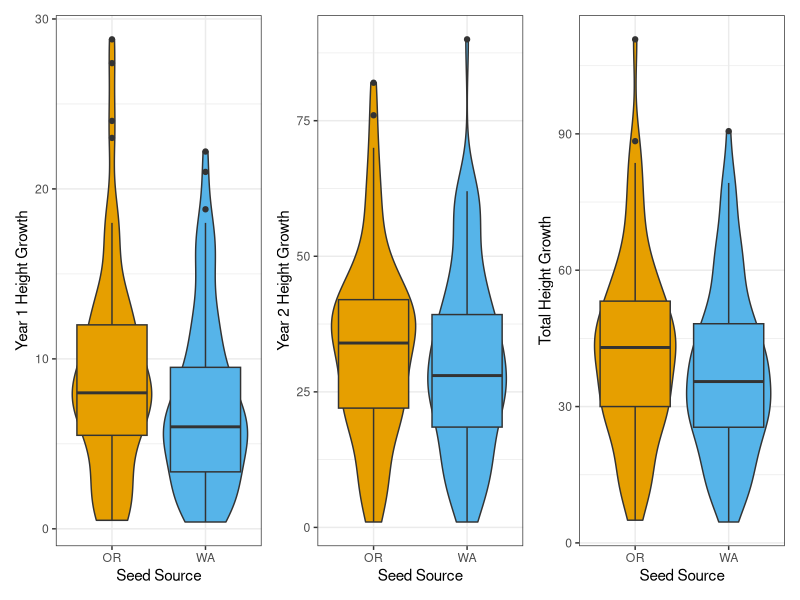
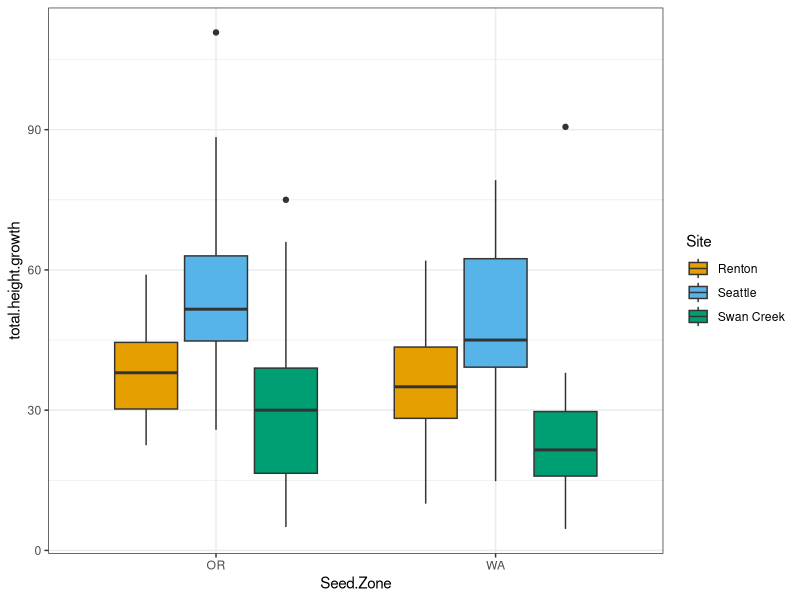
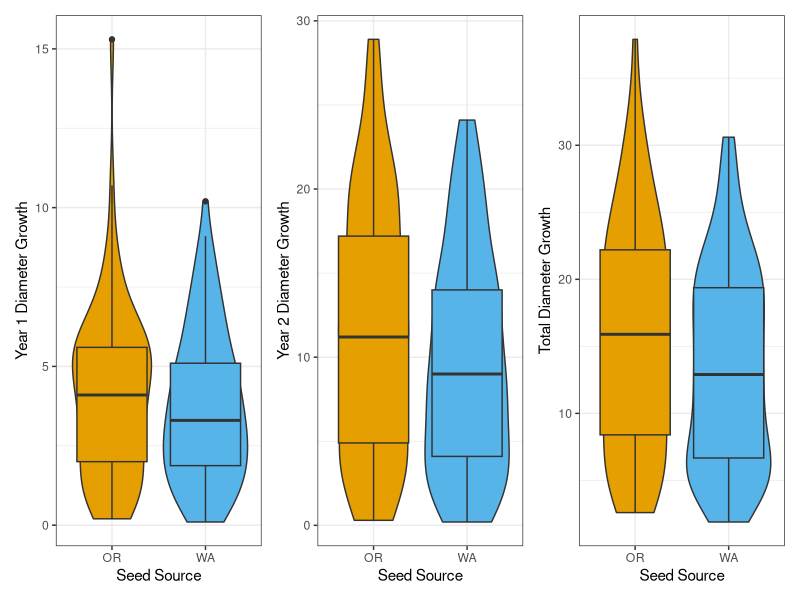
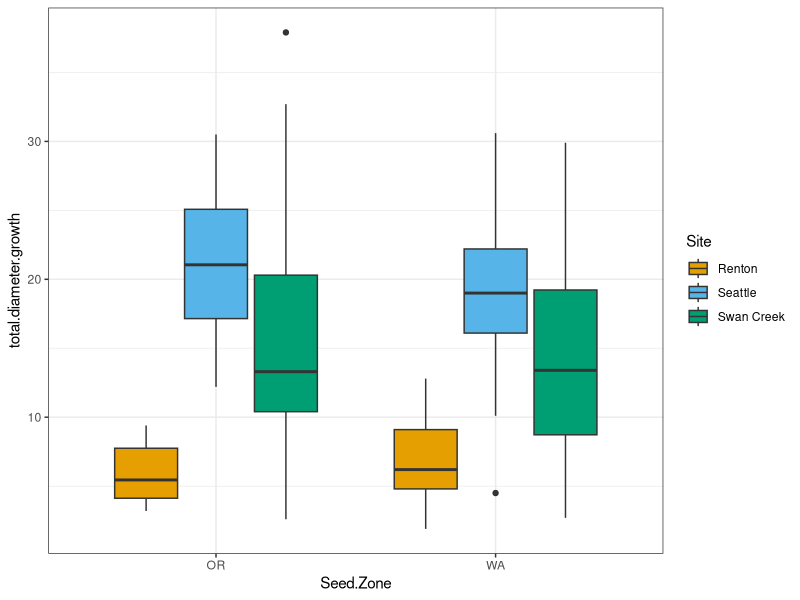
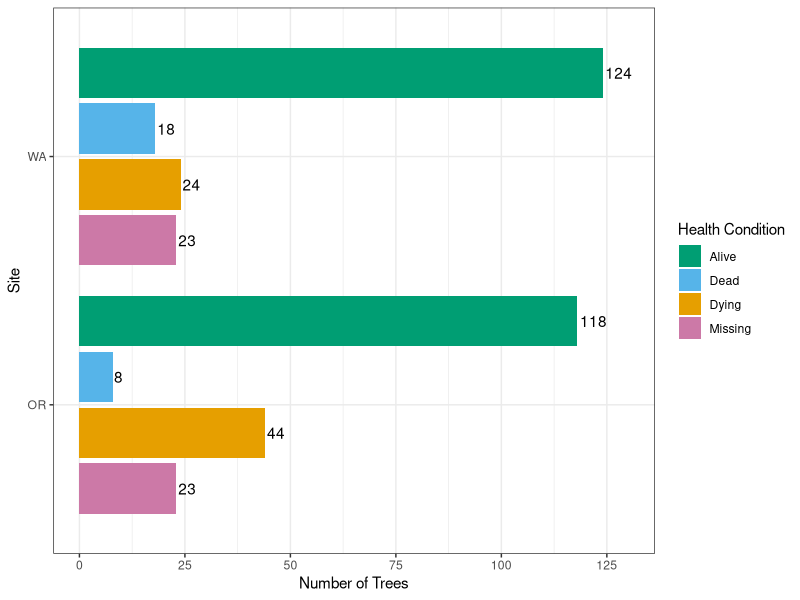
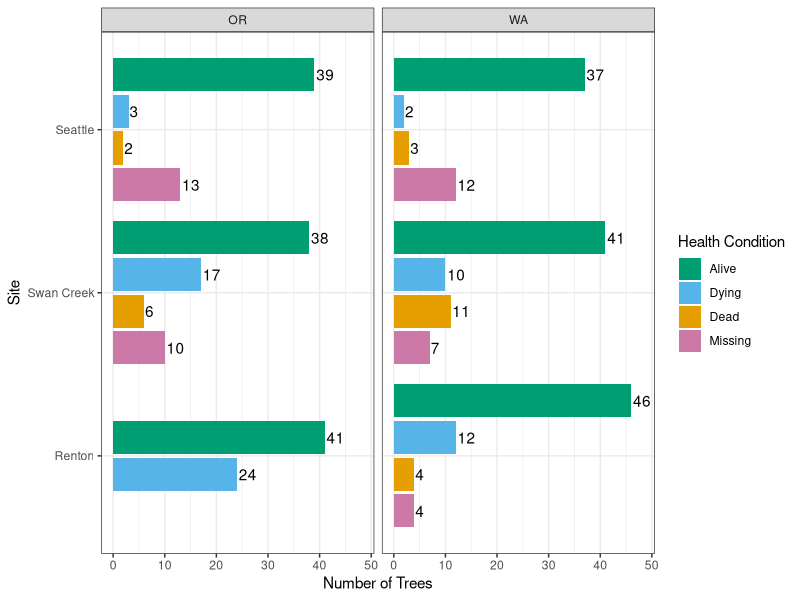

These charts were generated, in order, by the following R code:
## ---- chunk 1
knitr::opts_chunk$set(echo = FALSE)
## ---- chunk 2
library(tidyverse)
library(kableExtra)
library(patchwork)
## ---- chunk 3
#2023 changes made in excel 
#y1$Seed.Zone[y1$Seed.Zone=="WA "] <- "WA"
#y1$X2022.Tree.Height..cm.[y1$X2022.Tree.Height..cm.==5408] <- 54.8
#y1$X2022.Tree.Diameter..mm.[y1$X2022.Tree.Diameter..mm.==110.0] <- 11
#y2$X2023.Tree.Diameter..mm.[y2X2022.Tree.Diameter..mm.==123] <- 12.3
#y2$X2023.Tree.Diameter..mm.[y2X2022.Tree.Diameter..mm.==135] <- 13.5

#2023 seattle OR data skipped tree number 14, moved 15, 16, 17 measurements up. 8 was missing
#2023 seattle OR site was missing trees 42 and 43, but recorded trees 39-41 in 2023 were better fit for previous 2022 measurements for 41-43. However, trees were in different row. very confused. Wondering if trees OR42 and OR43 actually got moved to end of OR31 row somehow after site was mapped? 
#2023 seattle OR last row trees 42,43, 46 and 50 were missing. However, tree number 45 fit better with tree 46, feeling confident tree recorded as 45 was actually 46, and 47 was actually missing because trees 47-49 were actually trees 48-50, adjusted
#2023 Swan Creek WA #141 included a 40cm height increase, which must be a mistake. Recommend excluding all trees with greater than 30cm height increases from first analyses. 
#2023 Swan Creek WA #171 included a 70cm height increase, which must be a mistake. Recommend excluding all trees with greater than 30cm height increases from first analyses. 
## ---- chunk 4
y1 <- read.csv("./data/2022 Measurements.csv")
y2 <- read.csv("./data/2023 Measurements.csv")
y3 <- read.csv("./data/2024 Measurementsv3.csv")

y1$Measurement.Year <- 2022
y2$Measurement.Year <- 2023
y3$Measurement.Year <- 2024

y1 <- y1 %>% mutate(Temp.Tree.Number = row_number())

y1 <- y1 %>% select(-c("Year.Measured","Color"))
y2 <- y2 %>% select(-c("Year.Measured","Color"))
y3 <- y3 %>% select(-c("Year.Measured"))
## ---- chunk 5
trees.bind <- bind_rows(y1,y2) %>% bind_rows(.,y3) %>% filter(Site!="Tomanamus" & Site!="" & Site!="Puyallup") %>% droplevels()
## ---- chunk 6
trees.bind$Health[trees.bind$Health==""] <- "Missing"
trees.bind$Health[trees.bind$Health=="missing"] <- "Missing"
trees.bind$Seed.Zone[trees.bind$Seed.Zone=="Wa"] <- "WA"
trees.bind <- trees.bind %>% droplevels()
## ---- chunk 7
trees.bind <- trees.bind %>% group_by(Tree.Number, Site, Seed.Zone) %>% mutate(New.Tree.Number = if_else(is.na(New.Tree.Number),first(na.omit(New.Tree.Number)),New.Tree.Number)) %>%ungroup()

trees.bind <- trees.bind %>% group_by(Tree.Number, Site, Seed.Zone) %>% mutate(Temp.Tree.Number = if_else(is.na(Temp.Tree.Number),first(na.omit(Temp.Tree.Number)),Temp.Tree.Number)) %>%ungroup()

trees.bind <- trees.bind %>%  group_by(Tree.Number, Site, Seed.Zone) %>% mutate(Date.Planted = if_else(is.na(Date.Planted),first(na.omit(Date.Planted)),Date.Planted)) %>%ungroup()

trees.bind <- trees.bind %>%  group_by(Tree.Number, Site, Seed.Zone) %>% mutate(Final.Health = if_else(Measurement.Year == 2024, ifelse(is.na(Health),first(na.omit(Health)),Health),first(na.omit(Health)),Health)) %>% ungroup()
## ---- chunk 8
trees.bind$Date.Measured <- as.Date(trees.bind$Date.Measured,"%m/%d/%y")
trees.bind$Date.Planted <- as.Date(trees.bind$Date.Planted,"%m/%d/%y")

trees.bind <- trees.bind %>% mutate(Planted.Growth.Days=Date.Measured-Date.Planted)
## ---- chunk 9
trees <- trees.bind
## ---- chunk 10
trees$Site <- as.factor(trees$Site)
trees$Seed.Zone <-as.factor(trees$Seed.Zone)
trees$Health <- as.factor(trees$Health)
## ---- chunk 11
# NOTE RENTON OR TREE 180 was entered twice or there is two values for it. We need to look into this further, but for now we removed it from the data.
## ---- chunk 12
trees <- trees %>% filter(Tree.Number!=180 | Site!="Renton" | Seed.Zone!="OR")
## ---- chunk 13
trees.wide <- trees %>% pivot_wider(
    id_cols = c(Tree.Number, Site, Seed.Zone, New.Tree.Number),
    names_from = Measurement.Year,
    values_from = c(Tree.Height..cm., Tree.Diameter..mm.),
    names_glue = "{.value}_{Measurement.Year}") 
## ---- chunk 14
# see if there are any duplicate trees based on number, site, seed zone and year
#{trees} |> summarize(n = n(), .by = c(Tree.Number, Site, Seed.Zone, Measurement.Year)) |> filter(n > 1L)
## ---- chunk 15
trees.wide.growth <- trees.wide %>% mutate(y1.height.growth = Tree.Height..cm._2023-Tree.Height..cm._2022, y2.height.growth = Tree.Height..cm._2024-Tree.Height..cm._2023, y1.diameter.growth = Tree.Diameter..mm._2023-Tree.Diameter..mm._2022, y2.diameter.growth = Tree.Diameter..mm._2024-Tree.Diameter..mm._2023, total.height.growth = Tree.Height..cm._2024-Tree.Height..cm._2022, total.diameter.growth = Tree.Diameter..mm._2024-Tree.Diameter..mm._2022)
## ---- chunk 16
#trees.partial <- trees[1,2,3,9,11,12,13]
#trees.wide.joined <- left_join(trees.wide.growth, trees.partial, by=c("Tree.Number", "Site", "Seed.Zone"))
## ---- chunk 17
#tree.growth <- trees %>% group_by(Tree.Number, Site, Seed.Zone) %>% arrange(Measurement.Year) %>% mutate(Height.Growth = Tree.Height..cm. - lag(Tree.Height..cm.), Diameter.Growth = Tree.Diameter..mm. - lag(Tree.Diameter..mm.)) %>% ungroup()
## ---- chunk 18
#tree.growth.year <- tree.growth %>% group_by(Tree.Number, Site, Seed.Zone, Measurement.Year) %>% reframe(Heigh.Growth=Height.Growth,Diameter.Growth=Diameter.Growth)
## ---- chunk 19
#trees <- left_join(trees,tree.growth.year, by=c("Tree.Number", "Site", "Seed.Zone", "Measurement.Year"))
## ---- chunk 20
# FILTERED ALL TREES with NEGATIVE height increases or NEGATIVE diameter increases
#Data cleaning
#neg.trees <- trees %>% filter(Height.Growth<0)
#neg.trees <- neg.trees[c(1,2,3,5,6,12,13,20,21)]
#pos.trees <- trees %>% filter(Height.Growth>20)
## ---- chunk 21
#trees.pos <- tree.growth %>% filter(Height.Growth>0 & Diameter.Growth>0)  
## ---- chunk 22
trees.wide.pos.total <- trees.wide.growth %>% filter(total.height.growth>0 & total.diameter.growth>0)
trees.wide.pos.y1 <- trees.wide.growth %>% filter(y1.height.growth>0 & y1.diameter.growth>0)
trees.wide.pos.y2 <- trees.wide.growth %>% filter(y2.height.growth>0 & y2.diameter.growth>0)
trees.wide.pos.all <- trees.wide.growth %>% filter(y1.height.growth>0 & y1.diameter.growth>0 & y2.height.growth>0 & y2.diameter.growth>0)
## ---- chunk 23
#a few possible mistakes in measurements with trees greater than 30cm height increase. Removing trees above 24 increase also removes Seattle OR Trees 39-41 which were off in measurements, trees were possibly moved after mapping? 
## ---- chunk 24
#create table summarizing when sites were planted and remeasured.
## ---- chunk 25
#Site.Summary <- trees.pos %>% group_by(Site,Seed.Zone,Measurement.Year) %>% summarize(n=n()) %>% left_join(.,trees.pos,by=c("Site","Seed.Zone","Measurement.Year"),multiple="first")

Site.Summary <- trees.wide.pos.all %>% group_by(Site,Seed.Zone) %>% summarize(n=n())
kable(Site.Summary[c(1,2,3)]) %>% kable_material(c("striped", "hover","condensed"))
## ---- chunk 26
trees.summary <- trees.wide.pos.all %>% group_by(Seed.Zone)  %>% summarize(
n=n(),
mean.height.2024=mean(Tree.Height..cm._2024),
mean.diameter.2024=mean(Tree.Diameter..mm._2024),
mean.y1.height.growth=mean(y1.height.growth,na.rm=TRUE),
mean.y1.diameter.growth=mean(y1.diameter.growth,na.rm=TRUE),
mean.y2.height.growth=mean(y2.height.growth,na.rm=TRUE),
mean.y2.diameter.growth=mean(y2.diameter.growth,na.rm=TRUE),
mean.total.height.growth=mean(total.height.growth,na.rm=TRUE),
mean.total.diameter.growth=mean(total.diameter.growth,na.rm=TRUE))
kable(trees.summary,digits = 2,format = "html", table.attr='class="scrollable-table"') %>% kable_material(c("striped", "hover","condensed")) %>% kable_styling(full_width = F) %>% scroll_box(height = "300px")
## ---- chunk 27
trees.summary.sites <- trees.wide.pos.all %>% group_by(Site,Seed.Zone)  %>% summarize(
n=n(),
mean.height.2024=mean(Tree.Height..cm._2024),
mean.diameter.2024=mean(Tree.Diameter..mm._2024),
mean.y1.height.growth=mean(y1.height.growth,na.rm=TRUE),
mean.y1.diameter.growth=mean(y1.diameter.growth,na.rm=TRUE),
mean.y2.height.growth=mean(y2.height.growth,na.rm=TRUE),
mean.y2.diameter.growth=mean(y2.diameter.growth,na.rm=TRUE),
mean.total.height.growth=mean(total.height.growth,na.rm=TRUE),
mean.total.diameter.growth=mean(total.diameter.growth,na.rm=TRUE))
kable(trees.summary.sites,digits = 2) %>% kable_material(c("striped", "hover","condensed")) %>% kable_styling(full_width = F) %>% scroll_box(height = "300px")
## ---- chunk 28

P1 <- ggplot(trees.wide.pos.all,aes(Seed.Zone,y1.height.growth,fill=Seed.Zone)) +geom_violin() +geom_boxplot() +theme_bw()+guides(fill=FALSE) +scale_fill_manual(values=c("#E69F00", "#56B4E9")) +labs(y= "Year 1 Height Growth", x= "Seed Source") 
P2 <- ggplot(trees.wide.pos.all,aes(Seed.Zone,y2.height.growth,fill=Seed.Zone)) +geom_violin() +geom_boxplot() +theme_bw()+guides(fill=FALSE) +scale_fill_manual(values=c("#E69F00", "#56B4E9")) +labs(y= "Year 2 Height Growth",x= "Seed Source")
P3 <- ggplot(trees.wide.pos.all,aes(Seed.Zone,total.height.growth,fill=Seed.Zone)) +geom_violin() +geom_boxplot() +theme_bw()+guides(fill=FALSE) +scale_fill_manual(values=c("#E69F00", "#56B4E9")) +labs(y= "Total Height Growth",x= "Seed Source")

P1 + P2 + P3
## ---- chunk 29
ggplot(trees.wide.pos.all,aes(Seed.Zone,total.height.growth,fill=Site)) +geom_boxplot() +theme_bw() +scale_fill_manual(values=c("#E69F00", "#56B4E9", "#009E73"))
## ---- chunk 30
P1 <- ggplot(trees.wide.pos.all,aes(Seed.Zone,y1.diameter.growth,fill=Seed.Zone)) +geom_violin() +geom_boxplot() +theme_bw()+guides(fill=FALSE) +scale_fill_manual(values=c("#E69F00", "#56B4E9")) +labs(y= "Year 1 Diameter Growth", x= "Seed Source") 
P2 <- ggplot(trees.wide.pos.all,aes(Seed.Zone,y2.diameter.growth,fill=Seed.Zone)) +geom_violin() +geom_boxplot() +theme_bw()+guides(fill=FALSE) +scale_fill_manual(values=c("#E69F00", "#56B4E9")) +labs(y= "Year 2 Diameter Growth",x= "Seed Source")
P3 <- ggplot(trees.wide.pos.all,aes(Seed.Zone,total.diameter.growth,fill=Seed.Zone)) +geom_violin() +geom_boxplot() +theme_bw()+guides(fill=FALSE) +scale_fill_manual(values=c("#E69F00", "#56B4E9")) +labs(y= "Total Diameter Growth",x= "Seed Source")

P1 + P2 + P3
## ---- chunk 31
ggplot(trees.wide.pos.all,aes(Seed.Zone,total.diameter.growth,fill=Site)) +geom_boxplot() +theme_bw() +scale_fill_manual(values=c("#E69F00", "#56B4E9", "#009E73"))
## ---- chunk 32
trees.condition.zone <- trees %>% group_by(Seed.Zone,Final.Health) %>% summarize(n=n_distinct(Temp.Tree.Number)) %>% filter(Final.Health!="NA")
#kable(trees.condition.zone) %>% kable_material(c("striped", "hover","condensed"))
## ---- chunk 33
ggplot(trees.condition.zone,aes(x = reorder(Seed.Zone, -n),n,fill=Final.Health))+geom_col(position = position_dodge2(preserve = "single",reverse=TRUE))+theme_bw()+coord_flip()+ scale_y_continuous(breaks = c(0,25,50,75,100,125,150),expand = expansion(mult = c(0.05, 0.1))) +scale_fill_manual(values=c( "#009E73","#56B4E9","#E69F00","#CC79A7"))+labs(x="Site",y="Number of Trees",fill="Health Condition") +geom_text(aes(label=n,group=Final.Health),position = position_dodge2(width=0.9,preserve = "single",reverse=TRUE),hjust=-0.1)
## ---- chunk 34
trees.condition <- trees %>% group_by(Site,Seed.Zone,Final.Health) %>% summarize(n=n_distinct(Temp.Tree.Number)) %>% filter(Final.Health!="NA")
#kable(trees.condition) %>% kable_material(c("striped", "hover","condensed"))
## ---- chunk 35
trees.condition$Final.Health <- factor(trees.condition$Final.Health, levels=c('Alive','Dying','Dead','Missing'))
## ---- chunk 36
ggplot(trees.condition,aes(x = reorder(Site, -n),n,fill=Final.Health))+facet_wrap(~Seed.Zone)+geom_col(position = position_dodge2(preserve = "single",reverse=TRUE))+theme_bw()+coord_flip() + scale_y_continuous(expand = expansion(mult = c(0.05, 0.1))) +scale_fill_manual(values=c( "#009E73","#56B4E9","#E69F00","#CC79A7"))+labs(x="Site",y="Number of Trees",fill="Health Condition") +geom_text(aes(label=n,group=Final.Health),position = position_dodge2(width=0.9,preserve = "single",reverse=TRUE),hjust=-0.1)
